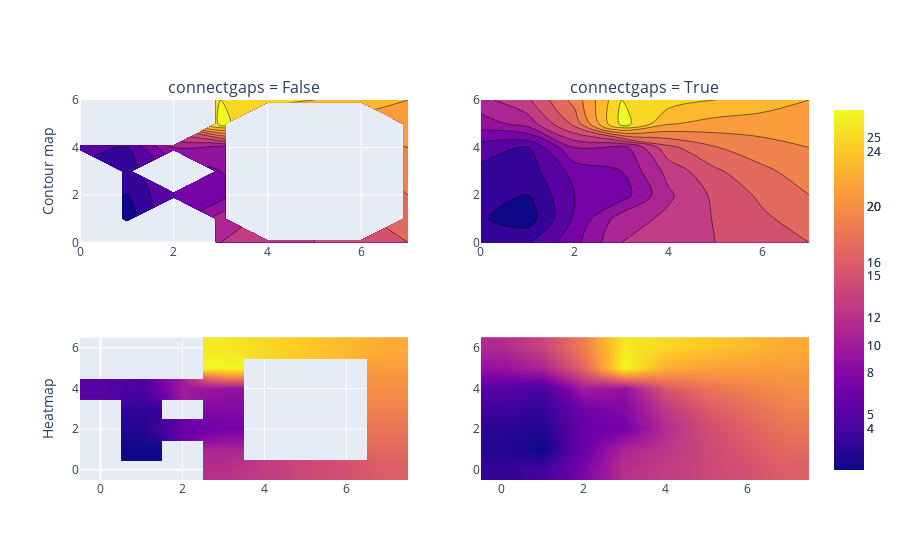

Notebook code for this chart:
### Code cell
fig.add_trace(go.Contour(z=z, showscale=False), 1, 1)
fig.add_trace(go.Contour(z=z, showscale=False, connectgaps=True), 1, 2)
fig.add_trace(go.Heatmap(z=z, showscale=False, zsmooth='best'), 2, 1)
fig.add_trace(go.Heatmap(z=z, showscale=False, connectgaps=True, zsmooth='best'), 2, 2)

### Figure 1 — Plotly figure (JSON) as saved in the notebook; plotly's stock layout.template omitted (floating-point values rounded to 4 significant figures)
{"data": [{"showscale": false, "type": "contour", "xaxis": "x", "yaxis": "y", "z": [[null, null, null, 12, 13, 14, 15, 16], [null, 1, null, 11, null, null, null, 17], [null, 2, 6, 7, null, null, null, 18], [null, 3, null, 8, null, null, null, 19], [5, 4, 10, 9, null, null, null, 20], [null, null, null, 27, null, null, null, 21], [null, null, null, 26, 25, 24, 23, 22]]}, {"connectgaps": true, "showscale": false, "type": "contour", "xaxis": "x2", "yaxis": "y2", "z": [[null, null, null, 12, 13, 14, 15, 16], [null, 1, null, 11, null, null, null, 17], [null, 2, 6, 7, null, null, null, 18], [null, 3, null, 8, null, null, null, 19], [5, 4, 10, 9, null, null, null, 20], [null, null, null, 27, null, null, null, 21], [null, null, null, 26, 25, 24, 23, 22]]}, {"showscale": false, "type": "heatmap", "xaxis": "x3", "yaxis": "y3", "z": [[null, null, null, 12, 13, 14, 15, 16], [null, 1, null, 11, null, null, null, 17], [null, 2, 6, 7, null, null, null, 18], [null, 3, null, 8, null, null, null, 19], [5, 4, 10, 9, null, null, null, 20], [null, null, null, 27, null, null, null, 21], [null, null, null, 26, 25, 24, 23, 22]], "zsmooth": "best"}, {"connectgaps": true, "showscale": false, "type": "heatmap", "xaxis": "x4", "yaxis": "y4", "z": [[null, null, null, 12, 13, 14, 15, 16], [null, 1, null, 11, null, null, null, 17], [null, 2, 6, 7, null, null, null, 18], [null, 3, null, 8, null, null, null, 19], [5, 4, 10, 9, null, null, null, 20], [null, null, null, 27, null, null, null, 21], [null, null, null, 26, 25, 24, 23, 22]], "zsmooth": "best"}, {"showscale": false, "type": "contour", "xaxis": "x", "yaxis": "y", "z": [[null, null, null, 12, 13, 14, 15, 16], [null, 1, null, 11, null, null, null, 17], [null, 2, 6, 7, null, null, null, 18], [null, 3, null, 8, null, null, null, 19], [5, 4, 10, 9, null, null, null, 20], [null, null, null, 27, null, null, null, 21], [null, null, null, 26, 25, 24, 23, 22]]}, {"connectgaps": true, "showscale": false, "type": "contour", "xaxis": "x2", "yaxis": "y2", "z": [[null, null, null, 12, 13, 14, 15, 16], [null, 1, null, 11, null, null, null, 17], [null, 2, 6, 7, null, null, null, 18], [null, 3, null, 8, null, null, null, 19], [5, 4, 10, 9, null, null, null, 20], [null, null, null, 27, null, null, null, 21], [null, null, null, 26, 25, 24, 23, 22]]}, {"showscale": false, "type": "heatmap", "xaxis": "x3", "yaxis": "y3", "z": [[null, null, null, 12, 13, 14, 15, 16], [null, 1, null, 11, null, null, null, 17], [null, 2, 6, 7, null, null, null, 18], [null, 3, null, 8, null, null, null, 19], [5, 4, 10, 9, null, null, null, 20], [null, null, null, 27, null, null, null, 21], [null, null, null, 26, 25, 24, 23, 22]], "zsmooth": "best"}, {"connectgaps": true, "showscale": false, "type": "heatmap", "xaxis": "x4", "yaxis": "y4", "z": [[null, null, null, 12, 13, 14, 15, 16], [null, 1, null, 11, null, null, null, 17], [null, 2, 6, 7, null, null, null, 18], [null, 3, null, 8, null, null, null, 19], [5, 4, 10, 9, null, null, null, 20], [null, null, null, 27, null, null, null, 21], [null, null, null, 26, 25, 24, 23, 22]], "zsmooth": "best"}, {"showscale": false, "type": "contour", "xaxis": "x", "yaxis": "y", "z": [[null, null, null, 12, 13, 14, 15, 16], [null, 1, null, 11, null, null, null, 17], [null, 2, 6, 7, null, null, null, 18], [null, 3, null, 8, null, null, null, 19], [5, 4, 10, 9, null, null, null, 20], [null, null, null, 27, null, null, null, 21], [null, null, null, 26, 25, 24, 23, 22]]}, {"connectgaps": true, "showscale": false, "type": "contour", "xaxis": "x2", "yaxis": "y2", "z": [[null, null, null, 12, 13, 14, 15, 16], [null, 1, null, 11, null, null, null, 17], [null, 2, 6, 7, null, null, null, 18], [null, 3, null, 8, null, null, null, 19], [5, 4, 10, 9, null, null, null, 20], [null, null, null, 27, null, null, null, 21], [null, null, null, 26, 25, 24, 23, 22]]}, {"showscale": false, "type": "heatmap", "xaxis": "x3", "yaxis": "y3", "z": [[null, null, null, 12, 13, 14, 15, 16], [null, 1, null, 11, null, null, null, 17], [null, 2, 6, 7, null, null, null, 18], [null, 3, null, 8, null, null, null, 19], [5, 4, 10, 9, null, null, null, 20], [null, null, null, 27, null, null, null, 21], [null, null, null, 26, 25, 24, 23, 22]], "zsmooth": "best"}, {"connectgaps": true, "showscale": false, "type": "heatmap", "xaxis": "x4", "yaxis": "y4", "z": [[null, null, null, 12, 13, 14, 15, 16], [null, 1, null, 11, null, null, null, 17], [null, 2, 6, 7, null, null, null, 18], [null, 3, null, 8, null, null, null, 19], [5, 4, 10, 9, null, null, null, 20], [null, null, null, 27, null, null, null, 21], [null, null, null, 26, 25, 24, 23, 22]], "zsmooth": "best"}, {"showscale": true, "type": "contour", "xaxis": "x", "yaxis": "y", "z": [[null, null, null, 12, 13, 14, 15, 16], [null, 1, null, 11, null, null, null, 17], [null, 2, 6, 7, null, null, null, 18], [null, 3, null, 8, null, null, null, 19], [5, 4, 10, 9, null, null, null, 20], [null, null, null, 27, null, null, null, 21], [null, null, null, 26, 25, 24, 23, 22]]}, {"connectgaps": true, "showscale": true, "type": "contour", "xaxis": "x2", "yaxis": "y2", "z": [[null, null, null, 12, 13, 14, 15, 16], [null, 1, null, 11, null, null, null, 17], [null, 2, 6, 7, null, null, null, 18], [null, 3, null, 8, null, null, null, 19], [5, 4, 10, 9, null, null, null, 20], [null, null, null, 27, null, null, null, 21], [null, null, null, 26, 25, 24, 23, 22]]}, {"showscale": true, "type": "heatmap", "xaxis": "x3", "yaxis": "y3", "z": [[null, null, null, 12, 13, 14, 15, 16], [null, 1, null, 11, null, null, null, 17], [null, 2, 6, 7, null, null, null, 18], [null, 3, null, 8, null, null, null, 19], [5, 4, 10, 9, null, null, null, 20], [null, null, null, 27, null, null, null, 21], [null, null, null, 26, 25, 24, 23, 22]], "zsmooth": "best"}, {"connectgaps": true, "showscale": true, "type": "heatmap", "xaxis": "x4", "yaxis": "y4", "z": [[null, null, null, 12, 13, 14, 15, 16], [null, 1, null, 11, null, null, null, 17], [null, 2, 6, 7, null, null, null, 18], [null, 3, null, 8, null, null, null, 19], [5, 4, 10, 9, null, null, null, 20], [null, null, null, 27, null, null, null, 21], [null, null, null, 26, 25, 24, 23, 22]], "zsmooth": "best"}, {"showscale": false, "type": "contour", "xaxis": "x", "yaxis": "y", "z": [[null, null, null, 12, 13, 14, 15, 16], [null, 1, null, 11, null, null, null, 17], [null, 2, 6, 7, null, null, null, 18], [null, 3, null, 8, null, null, null, 19], [5, 4, 10, 9, null, null, null, 20], [null, null, null, 27, null, null, null, 21], [null, null, null, 26, 25, 24, 23, 22]]}, {"connectgaps": true, "showscale": false, "type": "contour", "xaxis": "x2", "yaxis": "y2", "z": [[null, null, null, 12, 13, 14, 15, 16], [null, 1, null, 11, null, null, null, 17], [null, 2, 6, 7, null, null, null, 18], [null, 3, null, 8, null, null, null, 19], [5, 4, 10, 9, null, null, null, 20], [null, null, null, 27, null, null, null, 21], [null, null, null, 26, 25, 24, 23, 22]]}, {"showscale": false, "type": "heatmap", "xaxis": "x3", "yaxis": "y3", "z": [[null, null, null, 12, 13, 14, 15, 16], [null, 1, null, 11, null, null, null, 17], [null, 2, 6, 7, null, null, null, 18], [null, 3, null, 8, null, null, null, 19], [5, 4, 10, 9, null, null, null, 20], [null, null, null, 27, null, null, null, 21], [null, null, null, 26, 25, 24, 23, 22]], "zsmooth": "best"}, {"connectgaps": true, "showscale": false, "type": "heatmap", "xaxis": "x4", "yaxis": "y4", "z": [[null, null, null, 12, 13, 14, 15, 16], [null, 1, null, 11, null, null, null, 17], [null, 2, 6, 7, null, null, null, 18], [null, 3, null, 8, null, null, null, 19], [5, 4, 10, 9, null, null, null, 20], [null, null, null, 27, null, null, null, 21], [null, null, null, 26, 25, 24, 23, 22]], "zsmooth": "best"}], "layout": {"annotations": [{"font": {"size": 16}, "showarrow": false, "text": "connectgaps = False", "x": 0.225, "xanchor": "center", "xref": "paper", "y": 1, "yanchor": "bottom", "yref": "paper"}, {"font": {"size": 16}, "showarrow": false, "text": "connectgaps = True", "x": 0.775, "xanchor": "center", "xref": "paper", "y": 1, "yanchor": "bottom", "yref": "paper"}], "xaxis": {"anchor": "y", "domain": [0, 0.45]}, "xaxis2": {"anchor": "y2", "domain": [0.55, 1]}, "xaxis3": {"anchor": "y3", "domain": [0, 0.45]}, "xaxis4": {"anchor": "y4", "domain": [0.55, 1]}, "yaxis": {"anchor": "x", "domain": [0.625, 1], "title": {"text": "Contour map"}}, "yaxis2": {"anchor": "x2", "domain": [0.625, 1]}, "yaxis3": {"anchor": "x3", "domain": [0, 0.375], "title": {"text": "Heatmap"}}, "yaxis4": {"anchor": "x4", "domain": [0, 0.375]}}}
